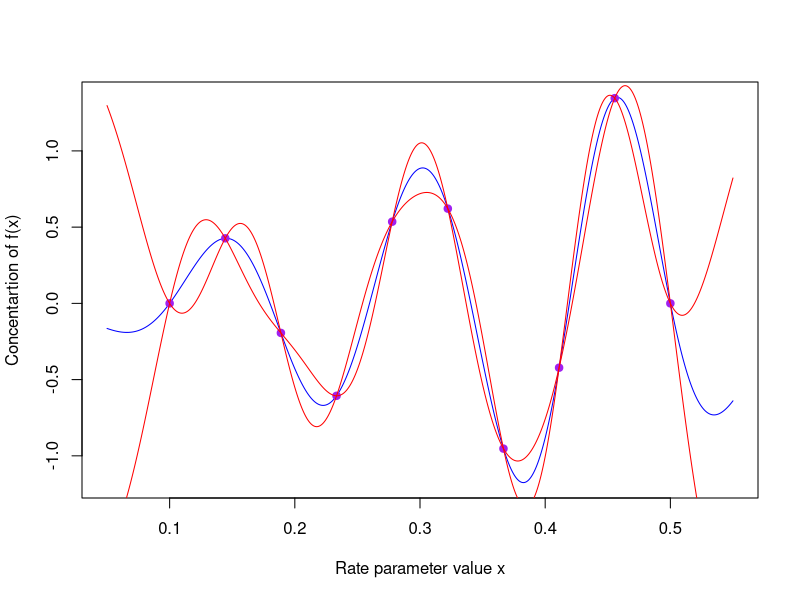
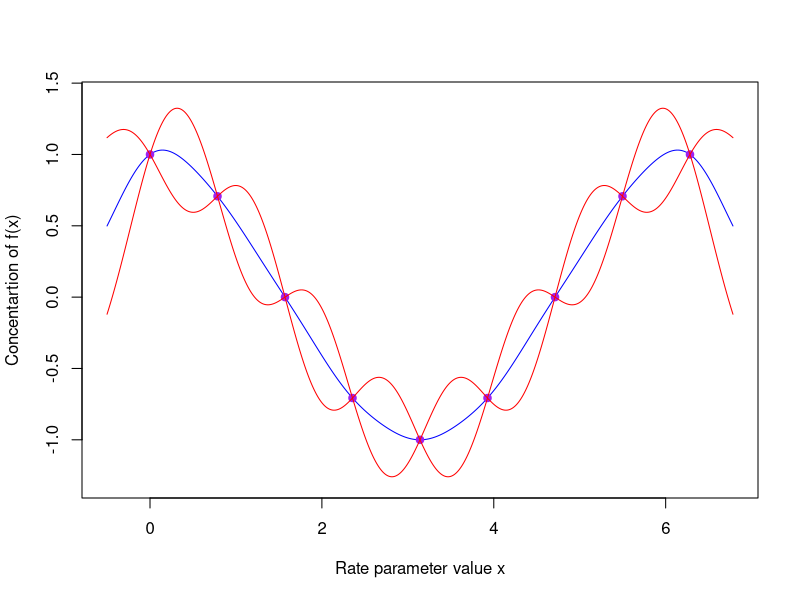
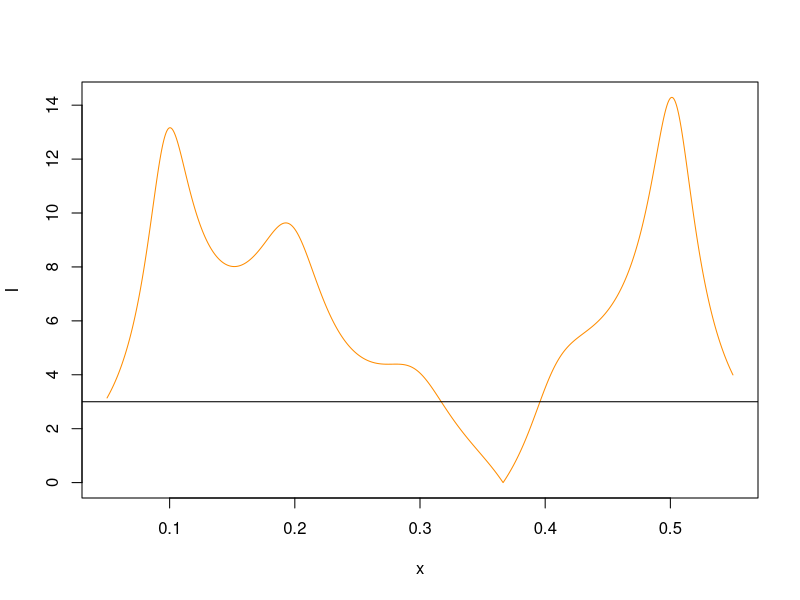
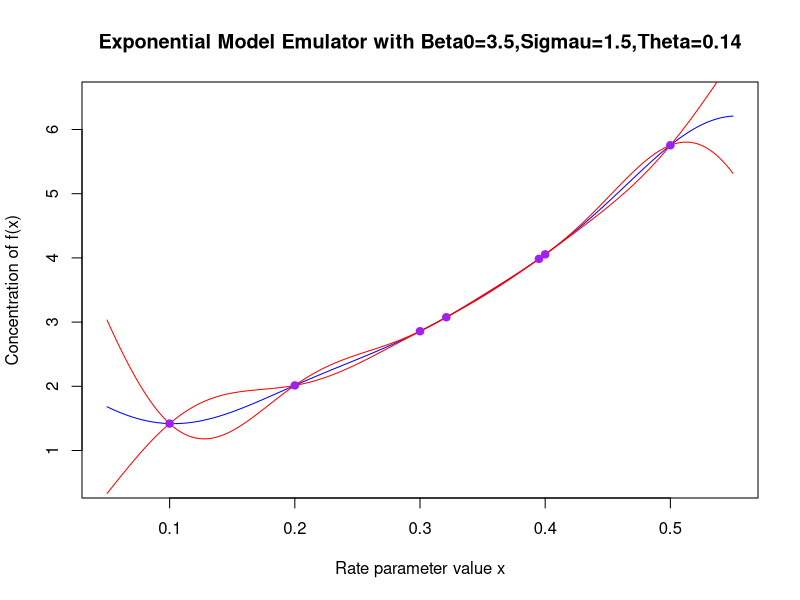
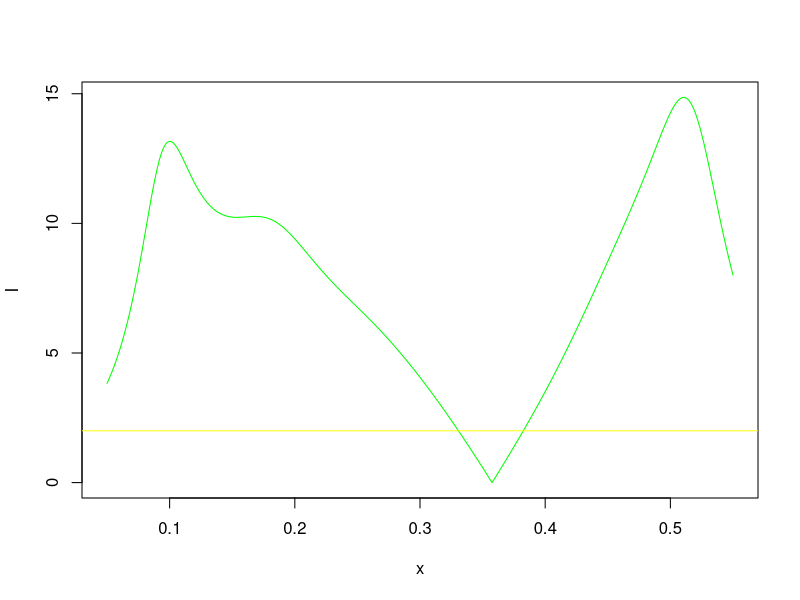
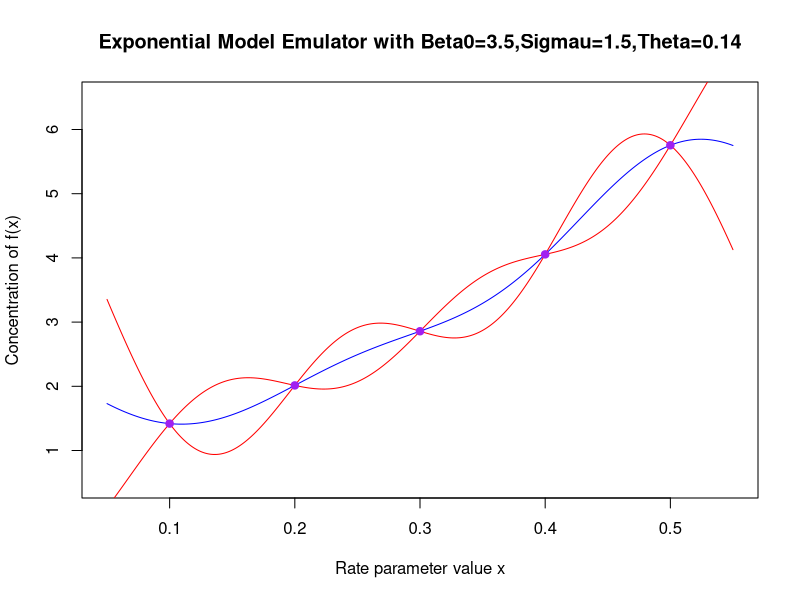
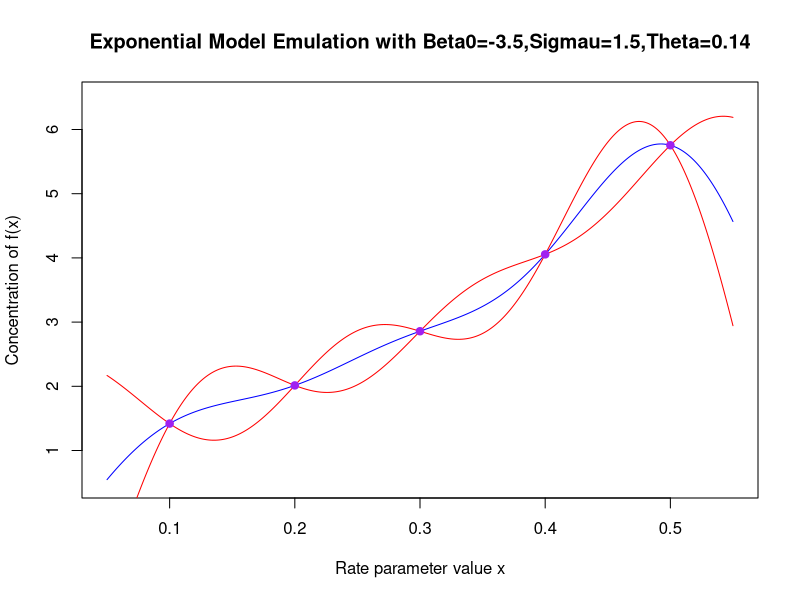
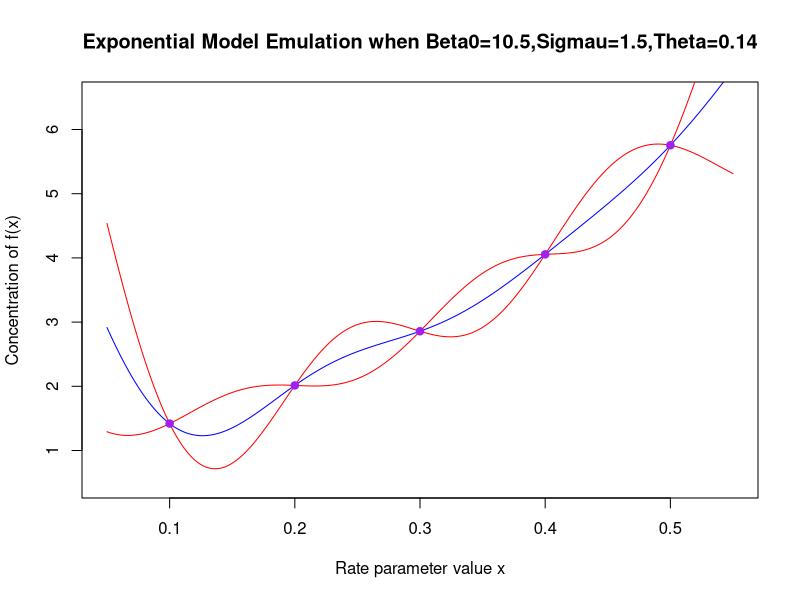

The R script that drew these images, in order:
expfun = function(x){
  return(exp(x*3.5))
}

covfun = function(x,y,su,t){
  entr = su*exp(-(abs(x-y)^2)/(t^2))
  return(entr)
}

emufunexp = function(B0,sigmau,theta){
  a = seq(0.1,0.5,by=0.1)
  D = expfun(a)
  exf = B0
  varf = sigmau^2
  eD = c(exf,exf,exf,exf,exf)
  b = as.matrix(dist(a))
  varD = (sigmau^2)*exp(-(b^2)/(theta^2))
  covfD = function(x){
    g = covfun(x,a,varf,theta)
    return(g)
  }
  covDf = function(x){
    i = covfun(a,x,varf,theta)
    return(i)
  }
  eDf = function(x){
    h = exf + covfD(x)%*%solve(varD)%*%(D-eD)
    return(as.vector(h))
  }
  varDf = function(x){
    j = varf - covfD(x)%*%solve(varD)%*%covDf(x)
    return(j)
  }
  sequem = seq(0.05,0.55,length.out=10000)
  sequem2 = c()
  for (i in sequem){
    sequem2 = append(sequem2,eDf(i))
  }
  sequem3 = c()
  for (i in sequem){
    sequem3 = append(sequem3,varDf(i))
  }
  upvar = sequem2 + 3*sqrt(sequem3)
  downvar = sequem2 - 3*sqrt(sequem3)
  return(list(sequem,sequem2,a,D,upvar,downvar))
}

###################################################################################

#par(mfrow=c(2,3))
pdf("Emulatorplots.pdf")

run1 = emufunexp(3.5,1.5,0.14)
plot(run1[[1]],run1[[2]],type='l',lwd=1,col='blue',ylim=c(0.5,6.5),xlab="Rate parameter value x",ylab="Concentration of f(x)",main="Exponential Model Emulator with Beta0=3.5,Sigmau=1.5,Theta=0.14")
lines(run1[[1]],run1[[5]],type='l',lwd=1,col='red')
lines(run1[[1]],run1[[6]],type='l',lwd=1,col='red')
points(run1[[3]],run1[[4]],col='purple',pch=19)

#run2.0 = emufunexp(0.0,1.5,0.14)
#plot(run2.0[[1]],run2.0[[2]],type='l',col='blue',xlab="Rate parameter value x",ylab="Concentration of f(x)",main="Bo=0.0")
#points(run2.0[[3]],run2.0[[4]],col='purple',pch=19)
#lines(run2.0[[1]],run2.0[[5]],type='l',col='red')
#lines(run2.0[[1]],run2.0[[6]],type='l',col='red')

run3.0 = emufunexp(-3.5,1.5,0.14)
plot(run3.0[[1]],run3.0[[2]],type='l',lwd=1,col='blue',ylim=c(0.5,6.5),xlab="Rate parameter value x",ylab="Concentration of f(x)",main="Exponential Model Emulation with Beta0=-3.5,Sigmau=1.5,Theta=0.14")
lines(run3.0[[1]],run3.0[[5]],type='l',lwd=1,col='red')
lines(run3.0[[1]],run3.0[[6]],type='l',lwd=1,col='red')
points(run3.0[[3]],run3.0[[4]],col='purple',pch=19)

#run4.0 = emufunexp(7.0,1.5,0.14)
#plot(run4.0[[1]],run4.0[[2]],type='l',col='blue',xlab="Rate parameter value x",ylab="Concentartion of f(x)",main="Bo=7.0")
#points(run4.0[[3]],run4.0[[4]],col='purple',pch=19)
#lines(run4.0[[1]],run4.0[[5]],type='l',col='red')
#lines(run4.0[[1]],run4.0[[6]],type='l',col='red')

run5.0 = emufunexp(10.5,1.5,0.14)
plot(run5.0[[1]],run5.0[[2]],type='l',lwd=1,col='blue',ylim=c(0.5,6.5),xlab="Rate parameter value x",ylab="Concentration of f(x)",main="Exponential Model Emulation when Beta0=10.5,Sigmau=1.5,Theta=0.14")
lines(run5.0[[1]],run5.0[[5]],type='l',lwd=1,col='red')
lines(run5.0[[1]],run5.0[[6]],type='l',lwd=1,col='red')
points(run5.0[[3]],run5.0[[4]],col='purple',pch=19)

####################################################################################

#par(mfrow=c(2,3))

plot(run1[[1]],run1[[2]],type='l',lwd=1,col='blue',ylim=c(0.5,6.5),xlab="Rate parameter value x",ylab="Concentration of f(x)",main="Exponential Model Emulator with Beta0=3.5,Sigmau=1.5,Theta=0.14")
lines(run1[[1]],run1[[5]],type='l',lwd=1,col='red')
lines(run1[[1]],run1[[6]],type='l',lwd=1,col='red')
points(run1[[3]],run1[[4]],col='purple',pch=19)

run2.1 = emufunexp(3.5,0.8,0.14)
plot(run2.1[[1]],run2.1[[2]],type='l',lwd=1,col='blue',ylim=c(0.5,6.5),xlab="Rate parameter value x",ylab="Concentration of f(x)",main="Exponential Model Emulator with Beta0=3.5,Sigmau=0.8,Theta=0.14")
lines(run2.1[[1]],run2.1[[5]],type='l',lwd=1,col='red')
lines(run2.1[[1]],run2.1[[6]],type='l',lwd=1,col='red')
points(run2.1[[3]],run2.1[[4]],col='purple',pch=19)

run3.1 = emufunexp(3.5,0.1,0.14)
plot(run3.1[[1]],run3.1[[2]],type='l',lwd=1,col='blue',ylim=c(0.5,6.5),xlab="Rate parameter value x",ylab="Concentration of f(x)",main="Exponential Model Emulator with Beta0=3.5,Sigmau=0.1,Theta=0.14")
lines(run3.1[[1]],run3.1[[5]],type='l',lwd=1,col='red')
lines(run3.1[[1]],run3.1[[6]],type='l',lwd=1,col='red')
points(run3.1[[3]],run3.1[[4]],col='purple',pch=19)

#run4.1 = emufunexp(3.5,2.2,0.14)
#plot(run4.1[[1]],run4.1[[2]],type='l',col='blue',xlab="Rate parameter value x",ylab="Concentartion of f(x)",main="Sigmau=2.2")
#points(run4.1[[3]],run4.1[[4]],col='purple',pch=19)
#lines(run4.1[[1]],run4.1[[5]],type='l',col='red')
#lines(run4.1[[1]],run4.1[[6]],type='l',col='red')

run5.1 = emufunexp(3.5,2.9,0.14)
plot(run5.1[[1]],run5.1[[2]],type='l',lwd=1,col='blue',ylim=c(0.5,6.5),xlab="Rate parameter value x",ylab="Concentration of f(x)",main="Exponential Model Emulator with Beta0=3.5,Sigmau=2.9,Theta=0.14")
lines(run5.1[[1]],run5.1[[5]],type='l',lwd=1,col='red')
lines(run5.1[[1]],run5.1[[6]],type='l',lwd=1,col='red')
points(run5.1[[3]],run5.1[[4]],col='purple',pch=19)

###################################################################################

#par(mfrow=c(2,3))

plot(run1[[1]],run1[[2]],type='l',lwd=1,col='blue',ylim=c(0.5,6.5),xlab="Rate parameter value x",ylab="Concentration of f(x)",main="Exponential Model Emulator with Beta0=3.5,Sigmau=1.5,Theta=0.14")
lines(run1[[1]],run1[[5]],type='l',lwd=1,col='red')
lines(run1[[1]],run1[[6]],type='l',lwd=1,col='red')
points(run1[[3]],run1[[4]],col='purple',pch=19)

run2.2 = emufunexp(3.5,1.5,0.075)
plot(run2.2[[1]],run2.2[[2]],type='l',lwd=1,col='blue',ylim=c(-0.6,7.5),xlab="Rate parameter value x",ylab="Concentration of f(x)",main="Exponential Model Emulator with Beta0=3.5,Sigmau=1.5,Theta=0.075")
lines(run2.2[[1]],run2.2[[5]],type='l',lwd=1,col='red')
lines(run2.2[[1]],run2.2[[6]],type='l',lwd=1,col='red')
points(run2.2[[3]],run2.2[[4]],col='purple',pch=19)

run3.2 = emufunexp(3.5,1.5,0.01)
plot(run3.2[[1]],run3.2[[2]],type='l',lwd=1,col='blue',ylim=c(-1.5,8.5),xlab="Rate parameter value x",ylab="Concentration of f(x)",main="Exponential Model Emulator with Beta0=3.5,Sigmau=1.5,Theta=0.01")
lines(run3.2[[1]],run3.2[[5]],type='l',lwd=1,col='red')
lines(run3.2[[1]],run3.2[[6]],type='l',lwd=1,col='red')
points(run3.2[[3]],run3.2[[4]],col='purple',pch=19)

#run4.2 = emufunexp(3.5,1.5,0.205)
#plot(run4.2[[1]],run4.2[[2]],type='l',col='blue',xlab="Rate parameter value x",ylab="Concentartion of f(x)",main="Theta=0.205")
#points(run4.2[[3]],run4.2[[4]],col='purple',pch=19)
#lines(run4.2[[1]],run4.2[[5]],type='l',col='red')
#lines(run4.2[[1]],run4.2[[6]],type='l',col='red')

run5.2 = emufunexp(3.5,1.5,0.27)
plot(run5.2[[1]],run5.2[[2]],type='l',lwd=1,col='blue',ylim=c(1,6),xlab="Rate parameter value x",ylab="Concentration of f(x)",main="Exponential Model Emulator with Beta0=3.5,Sigmau=1.5,Theta=0.27")
lines(run5.2[[1]],run5.2[[5]],type='l',lwd=1,col='red')
lines(run5.2[[1]],run5.2[[6]],type='l',lwd=1,col='red')
points(run5.2[[3]],run5.2[[4]],col='purple',pch=19)

###########################################################

#par(mfrow=c(2,3))

plot(run1[[1]],run1[[2]],type='l',lwd=1,col='blue',ylim=c(0.5,6.5),xlab="Rate parameter value x",ylab="Concentration of f(x)",main="Exponential Model Emulator with Beta0=3.5,Sigmau=1.5,Theta=0.14")
lines(run1[[1]],run1[[5]],type='l',lwd=1,col='red')
lines(run1[[1]],run1[[6]],type='l',lwd=1,col='red')
points(run1[[3]],run1[[4]],col='purple',pch=19)

run2.3 = emufunexp(-3.5,0.1,0.14)
plot(run2.3[[1]],run2.3[[2]],type='l',lwd=1,col='blue',ylim=c(0.5,6.5),xlab="Rate parameter value x",ylab="Concentration of f(x)",main="Exponential Model Emulator with Beta0=-3.5,Sigmau=0.1,Theta=0.14")
lines(run2.3[[1]],run2.3[[5]],type='l',lwd=1,col='red')
lines(run2.3[[1]],run2.3[[6]],type='l',lwd=1,col='red')
points(run2.3[[3]],run2.3[[4]],col='purple',pch=19)

#run3.3 = emufunexp(10.5,2.9,0.14)
#plot(run3.3[[1]],run3.3[[2]],type='l',col='blue',xlab="Rate parameter value x",ylab="Concentartion of f(x)",main="B0=10.5,Sigmau=2.9")
#points(run3.3[[3]],run3.3[[4]],col='purple',pch=19)
#lines(run3.3[[1]],run3.3[[5]],type='l',col='red')
#lines(run3.3[[1]],run3.3[[6]],type='l',col='red')

#run4.3 = emufunexp(-3.5,2.9,0.14)
#plot(run4.3[[1]],run4.3[[2]],type='l',col='blue',xlab="Rate parameter value x",ylab="Concentartion of f(x)",main="B0=-3.5,Sigmau=2.9")
#points(run4.3[[3]],run4.3[[4]],col='purple',pch=19)
#lines(run4.3[[1]],run4.3[[5]],type='l',col='red')
#lines(run4.3[[1]],run4.3[[6]],type='l',col='red')

#run5.3 = emufunexp(10.5,0.1,0.14)
#plot(run5.3[[1]],run5.3[[2]],type='l',col='blue',xlab="Rate parameter value x",ylab="Concentartion of f(x)",main="B0=10.5,Sigmau=0.1")
#points(run5.3[[3]],run5.3[[4]],col='purple',pch=19)
#lines(run5.3[[1]],run5.3[[5]],type='l',col='red')
#lines(run5.3[[1]],run5.3[[6]],type='l',col='red')

#############################################################

#par(mfrow=c(2,3))

plot(run1[[1]],run1[[2]],type='l',lwd=1,col='blue',ylim=c(0.5,6.5),xlab="Rate parameter value x",ylab="Concentration of f(x)",main="Exponential Model Emulator with Beta0=3.5,Sigmau=1.5,Theta=0.14")
lines(run1[[1]],run1[[5]],type='l',lwd=1,col='red')
lines(run1[[1]],run1[[6]],type='l',lwd=1,col='red')
points(run1[[3]],run1[[4]],col='purple',pch=19)

#run2.4 = emufunexp(-3.5,1.5,0.01)
#plot(run2.4[[1]],run2.4[[2]],type='l',col='blue',xlab="Rate parameter value x",ylab="Concentartion of f(x)",main="B0=-3.5,Theta=0.01")
#points(run2.4[[3]],run2.4[[4]],col='purple',pch=19)
#lines(run2.4[[1]],run2.4[[5]],type='l',col='red')
#lines(run2.4[[1]],run2.4[[6]],type='l',col='red')

run3.4 = emufunexp(10.5,1.5,0.27)
plot(run3.4[[1]],run3.4[[2]],type='l',lwd=1,col='blue',ylim=c(0.5,6.5),xlab="Rate parameter value x",ylab="Concentration of f(x)",main="Exponential Model Emulator with Beta0=10.5,Sigmau=1.5,Theta=0.27")
lines(run3.4[[1]],run3.4[[5]],type='l',lwd=1,col='red')
lines(run3.4[[1]],run3.4[[6]],type='l',lwd=1,col='red')
points(run3.4[[3]],run3.4[[4]],col='purple',pch=19)

#run4.4 = emufunexp(-3.5,1.5,0.27)
#plot(run4.4[[1]],run4.4[[2]],type='l',col='blue',xlab="Rate parameter value x",ylab="Concentartion of f(x)",main="B0=-3.5,Theta=0.27")
#points(run4.4[[3]],run4.4[[4]],col='purple',pch=19)
#lines(run4.4[[1]],run4.4[[5]],type='l',col='red')
#lines(run4.4[[1]],run4.4[[6]],type='l',col='red')

run5.4 = emufunexp(10.5,1.5,0.01)
plot(run5.4[[1]],run5.4[[2]],type='l',lwd=1,col='blue',ylim=c(0,15),xlab="Rate parameter value x",ylab="Concentration of f(x)",main="Exponential Model Emulator with Beta0=10.5,Sigmau=1.5,Theta=0.01")
lines(run5.4[[1]],run5.4[[5]],type='l',lwd=1,col='red')
lines(run5.4[[1]],run5.4[[6]],type='l',lwd=1,col='red')
points(run5.4[[3]],run5.4[[4]],col='purple',pch=19)

###########################################################

#par(mfrow=c(2,3))

plot(run1[[1]],run1[[2]],type='l',lwd=1,col='blue',ylim=c(0.5,6.5),xlab="Rate parameter value x",ylab="Concentration of f(x)",main="Exponential Model Emulator with Beta0=3.5,Sigmau=1.5,Theta=0.14")
lines(run1[[1]],run1[[5]],type='l',lwd=1,col='red')
lines(run1[[1]],run1[[6]],type='l',lwd=1,col='red')
points(run1[[3]],run1[[4]],col='purple',pch=19)

run2.5 = emufunexp(3.5,0.1,0.01)
plot(run2.5[[1]],run2.5[[2]],type='l',lwd=1,col='blue',ylim=c(1,6),xlab="Rate parameter value x",ylab="Concentration of f(x)",main="Exponential Model Emulator with Beta0=3.5,Sigmau=0.1,Theta=0.01")
lines(run2.5[[1]],run2.5[[5]],type='l',lwd=1,col='red')
lines(run2.5[[1]],run2.5[[6]],type='l',lwd=1,col='red')
points(run2.5[[3]],run2.5[[4]],col='purple',pch=19)

run3.5 = emufunexp(3.5,2.9,0.27)
plot(run3.5[[1]],run3.5[[2]],type='l',lwd=1,col='blue',ylim=c(0.5,6.5),xlab="Rate parameter value x",ylab="Concentration of f(x)",main="Exponential Model Emulator with Beta0=3.5,Sigmau=2.9,Theta=0.27")
lines(run3.5[[1]],run3.5[[5]],type='l',lwd=1,col='red')
lines(run3.5[[1]],run3.5[[6]],type='l',lwd=1,col='red')
points(run3.5[[3]],run3.5[[4]],col='purple',pch=19)

#run4.5 = emufunexp(3.5,0.1,0.27)
#plot(run4.5[[1]],run4.5[[2]],type='l',col='blue',xlab="Rate parameter value x",ylab="Concentartion of f(x)",main="Sigmau=0.1,Theta=0.27")
#points(run4.5[[3]],run4.5[[4]],col='purple',pch=19)
#lines(run4.5[[1]],run4.5[[5]],type='l',col='red')
#lines(run4.5[[1]],run4.5[[6]],type='l',col='red')

#run5.5 = emufunexp(3.5,2.9,0.01)
#plot(run5.5[[1]],run5.5[[2]],type='l',col='blue',xlab="Rate parameter value x",ylab="Concentartion of f(x)",main="Sigmau=2.9,Theta=0.01")
#points(run5.5[[3]],run5.5[[4]],col='purple',pch=19)
#lines(run5.5[[1]],run5.5[[5]],type='l',col='red')
#lines(run5.5[[1]],run5.5[[6]],type='l',col='red')

###########################################################

#par(mfrow=c(2,3))

plot(run1[[1]],run1[[2]],type='l',lwd=1,col='blue',ylim=c(0.5,6.5),xlab="Rate parameter value x",ylab="Concentration of f(x)",main="Exponential Model Emulator with Beta0=3.5,Sigmau=1.5,Theta=0.14")
lines(run1[[1]],run1[[5]],type='l',lwd=1,col='red')
lines(run1[[1]],run1[[6]],type='l',lwd=1,col='red')
points(run1[[3]],run1[[4]],col='purple',pch=19)

run2.6 = emufunexp(-3.5,0.1,0.01)
plot(run2.6[[1]],run2.6[[2]],type='l',lwd=1,col='blue',ylim=c(-4,6),xlab="Rate parameter value x",ylab="Concentration of f(x)",main="Exponential Model Emulator with Beta0=-3.5,Sigmau=0.1,Theta=0.01")
lines(run2.6[[1]],run2.6[[5]],type='l',lwd=1,col='red')
lines(run2.6[[1]],run2.6[[6]],type='l',lwd=1,col='red')
points(run2.6[[3]],run2.6[[4]],col='purple',pch=19)

run3.6 = emufunexp(10.5,2.9,0.27)
plot(run3.6[[1]],run3.6[[2]],type='l',lwd=1,col='blue',xlab="Rate parameter value x",ylab="Concentration of f(x)",main="Exponential Model Emulator with Beta0=10.5,Sigmau=2.9,Theta=0.27")
lines(run3.6[[1]],run3.6[[5]],type='l',lwd=1,col='red')
lines(run3.6[[1]],run3.6[[6]],type='l',lwd=1,col='red')
points(run3.6[[3]],run3.6[[4]],col='purple',pch=19)

#run4.6 = emufunexp(-3.5,2.9,0.01)
#plot(run4.6[[1]],run4.6[[2]],type='l',col='blue',xlab="Rate parameter value x",ylab="Concentartion of f(x)",main="B0=-3.5,Sigmau=2.9,Theta=0.01")
#points(run4.6[[3]],run4.6[[4]],col='purple',pch=19)
#lines(run4.6[[1]],run4.6[[5]],type='l',col='red')
#lines(run4.6[[1]],run4.6[[6]],type='l',col='red')

#run5.6 = emufunexp(10.5,0.1,0.27)
#plot(run5.6[[1]],run5.6[[2]],type='l',col='blue',xlab="Rate parameter value x",ylab="Concentartion of f(x)",main="B0=10.5,Sigmau=0.1,Theta=0.27")
#points(run5.6[[3]],run5.6[[4]],col='purple',pch=19)
#lines(run5.6[[1]],run5.6[[5]],type='l',col='red')
#lines(run5.6[[1]],run5.6[[6]],type='l',col='red')

dev.off()
####################################################################

newfun = function(x){
  return(3*x*sin((5*pi*(x-0.1))/0.4))
}

emufunnew = function(B0,sigmau,theta){
  a = seq(0.1,0.5,length.out = 10)
  D = newfun(a)
  exf = B0
  varf = sigmau^2
  eD = c(exf,exf,exf,exf,exf)
  b = as.matrix(dist(a))
  varD = (sigmau^2)*exp(-(b^2)/(theta^2))
  covfD = function(x){
    g = covfun(x,a,varf,theta)
    return(g)
  }
  covDf = function(x){
    i = covfun(a,x,varf,theta)
    return(i)
  }
  eDf = function(x){
    h = exf + covfD(x)%*%solve(varD)%*%(D-eD)
    return(as.vector(h))
  }
  varDf = function(x){
    j = varf - covfD(x)%*%solve(varD)%*%covDf(x)
    return(j)
  }
  sequem = seq(0.05,0.55,length.out=10000)
  sequem2 = c()
  for (i in sequem){
    sequem2 = append(sequem2,eDf(i))
  }
  sequem3 = c()
  for (i in sequem){
    sequem3 = append(sequem3,varDf(i))
  }
  upvar = sequem2 + 3*sqrt(sequem3)
  downvar = sequem2 - 3*sqrt(sequem3)
  return(list(sequem,sequem2,a,D,upvar,downvar))
}

newrun1 = emufunnew(0,0.6,0.06)
par(mfrow=c(1,1))
plot(newrun1[[1]],newrun1[[2]],type='l',col='blue',xlab="Rate parameter value x",ylab="Concentartion of f(x)")
points(newrun1[[3]],newrun1[[4]],col='purple',pch=19)
lines(newrun1[[1]],newrun1[[5]],type='l',col='red')
lines(newrun1[[1]],newrun1[[6]],type='l',col='red')


#############################################################

emufuncos = function(B0,sigmau,theta){
  a = seq(0,2*pi,by = (pi/4))
  D = cos(a)
  exf = B0
  varf = sigmau^2
  eD = c(exf,exf,exf,exf,exf,exf,exf,exf,exf)
  b = as.matrix(dist(a))
  varD = (sigmau^2)*exp(-(b^2)/(theta^2))
  covfD = function(x){
    g = covfun(x,a,varf,theta)
    return(g)
  }
  covDf = function(x){
    i = covfun(a,x,varf,theta)
    return(i)
  }
  eDf = function(x){
    h = exf + covfD(x)%*%solve(varD)%*%(D-eD)
    return(as.vector(h))
  }
  varDf = function(x){
    j = varf - covfD(x)%*%solve(varD)%*%covDf(x)
    return(j)
  }
  sequem = seq(-0.5,(2*pi)+0.5,length.out=10000)
  sequem2 = c()
  for (i in sequem){
    sequem2 = append(sequem2,eDf(i))
  }
  sequem3 = c()
  for (i in sequem){
    sequem3 = append(sequem3,varDf(i))
  }
  upvar = sequem2 + 3*sqrt(sequem3)
  downvar = sequem2 - 3*sqrt(sequem3)
  return(list(sequem,sequem2,a,D,upvar,downvar))
}

cosrun1 = emufuncos(0,0.25,0.65)
plot(cosrun1[[1]],cosrun1[[2]],type='l',col='blue',xlim = c(-0.5,(2*pi)+0.5),ylim = c(-1.3,1.4),xlab="Rate parameter value x",ylab="Concentartion of f(x)")
points(cosrun1[[3]],cosrun1[[4]],col='purple',pch=19)
lines(cosrun1[[1]],cosrun1[[5]],type='l',col='red')
lines(cosrun1[[1]],cosrun1[[6]],type='l',col='red')
#e = 0.05
############################################################

impexp=function(x,z){
  a = seq(0.1,0.5,by=0.1)
  D = expfun(a)
  exf = 3.5
  varf = 1.5^2
  varep = 0
  vare = 0.025
  eD = c(exf,exf,exf,exf,exf)
  b = as.matrix(dist(a))
  varD = (1.5^2)*exp(-(b^2)/(0.14^2))
  covfD = function(x){
    g = covfun(x,a,varf,0.14)
    return(g)
  }
  covDf = function(x){
    i = covfun(a,x,varf,0.14)
    return(i)
  }
  eDf = function(x){
    h = exf + covfD(x)%*%solve(varD)%*%(D-eD)
    return(as.vector(h))
  }
  varDf = function(x){
    j = varf - covfD(x)%*%solve(varD)%*%covDf(x)
    return(j)
  }
  Isquared = ((eDf(x)-z)^2)/(varDf(x)+varep+vare)
  I = sqrt(Isquared)
  return(I)
}

sequem = seq(0.05,0.55,length.out=10000)
sequem2 = c()
for (i in sequem){
  sequem2 = append(sequem2,impexp(i,3.5))
}

plot(sequem,sequem2,type='l',col='darkorange',xlab='x',ylab='I')
abline(h=3,col='black')
locator()

#####################################################################

emufunexp2 = function(B0,sigmau,theta,points){
  D = expfun(points)
  exf = B0
  varf = sigmau^2
  eD = rep(exf,times=length(D))
  b = as.matrix(dist(points))
  varD = (sigmau^2)*exp(-(b^2)/(theta^2))
  covfD = function(x){
    g = covfun(x,points,varf,theta)
    return(g)
  }
  covDf = function(x){
    i = covfun(points,x,varf,theta)
    return(i)
  }
  eDf = function(x){
    h = exf + covfD(x)%*%solve(varD)%*%(D-eD)
    return(as.vector(h))
  }
  varDf = function(x){
    j = varf - covfD(x)%*%solve(varD)%*%covDf(x)
    return(j)
  }
  sequem = seq(0.05,0.55,length.out=10000)
  sequem2 = c()
  for (i in sequem){
    sequem2 = append(sequem2,eDf(i))
  }
  sequem3 = c()
  for (i in sequem){
    sequem3 = append(sequem3,varDf(i))
  }
  upvar = sequem2 + 3*sqrt(sequem3)
  downvar = sequem2 - 3*sqrt(sequem3)
  return(list(sequem,sequem2,points,D,upvar,downvar))
}

newrun = emufunexp2(3.5,1.5,0.14,c(0.1,0.2,0.3,0.321,0.395,0.4,0.5))
plot(newrun[[1]],newrun[[2]],type='l',lwd=1,col='blue',ylim=c(0.5,6.5),xlab="Rate parameter value x",ylab="Concentration of f(x)",main="Exponential Model Emulator with Beta0=3.5,Sigmau=1.5,Theta=0.14")
lines(newrun[[1]],newrun[[5]],type='l',lwd=1,col='red')
lines(newrun[[1]],newrun[[6]],type='l',lwd=1,col='red')
points(newrun[[3]],newrun[[4]],col='purple',pch=19)

impexp2=function(x,z,points){
  D = expfun(points)
  exf = 3.5
  varf = 1.5^2
  varep = 0
  vare = 0.025
  eD = rep(exf,times=length(D))
  b = as.matrix(dist(points))
  varD = (1.5^2)*exp(-(b^2)/(0.14^2))
  covfD = function(x){
    g = covfun(x,points,varf,0.14)
    return(g)
  }
  covDf = function(x){
    i = covfun(points,x,varf,0.14)
    return(i)
  }
  eDf = function(x){
    h = exf + covfD(x)%*%solve(varD)%*%(D-eD)
    return(as.vector(h))
  }
  varDf = function(x){
    j = varf - covfD(x)%*%solve(varD)%*%covDf(x)
    return(j)
  }
  Isquared = ((eDf(x)-z)^2)/(varDf(x)+varep+vare)
  I = sqrt(Isquared)
  return(I)
}

overallsequem = function(points){
  sequem = seq(0.05,0.55,length.out=10000)
  newsequem = c()
  for (i in sequem){
    newsequem = append(newsequem,impexp2(i,3.5,points))
  }
  return(list(sequem,newsequem))
}

newpointsrun1 = overallsequem(c(0.1,0.2,0.3,0.317,0.396,0.4,0.5))  
plot(newpointsrun1[[1]],newpointsrun1[[2]],type='l',col='green',xlab='x',ylab='I')
abline(h=2,col='yellow')
locator()
